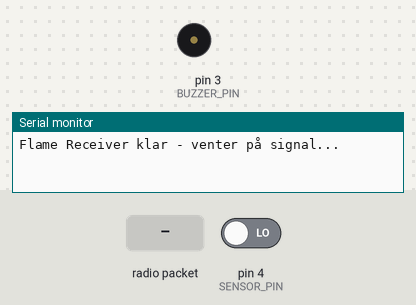
This sketch was run on a simulated Arduino Uno, built with avr-gcc and run on an emulated ATmega328P. Parts: buzzer (waves = sounding), the last lines printed to the serial monitor. Inputs (shaded band) come from the test bench; at power-on: pin 4 (SENSOR_PIN) LOW. No radio packets arrive unless stated.

Above: at 1.8 s.
1.9 s: radio packet "1" arrives
3.8 s: pin 4 (SENSOR_PIN) driven HIGH
At 4.2 s:
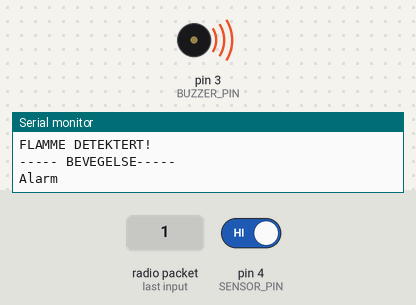
Timing chart, 0 to 12.8 s (numbered marks = the images above; inputs shaded):
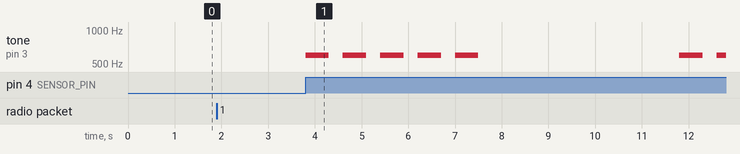

The sketch:

BevegelsesSensorModul.ino
```cpp
//Kode for bevegelses Sensor modul.
//Bevegelses Sensor modulen har 3 essensielle komponenter. 1. HC-SR505 PIR bevegelses sensor. 2. piezo høytaler. 3. NRF24L01 reciver/transmitter.
//Når jeg bruker ordet NRF i koden referer jeg til modulen som brukes for å mota signaler. (radio).
//koden fungerer med at arduinoen står å lytter etter signaler. i perioder hvor ingen signal motas gjør ikke arduinoen noe annet en å sjekke etter signaler.
//Når arduinoen mottar ett signal via NRF modulen (radio) tolker arduinoen dette som at den andre modulen ser en flamme (flamme = true).
//sålenge flamme = true (motar signaler) vil arduinoen ha "aktivert" bevegelses sensoren.
//hvis bevegelses sensoren registrerer bevegelser vil piezo høytaleren slå alarm.
//Når arduinoen slutter å mota signal/signaer, vil flamme settes til false og arduinoen slutter å se etter bevegelse.
//NB alle kommentarene som starter med "*" har som formål å hjelpe koderen når man tester og justerer koden. Disse kan kommenteres ut eller fjernes om ønskelig.


#include <SPI.h> //legger til bibliotek som tillater meg og bruke NRF senderen og dens metoder.
#include <RF24.h>
#include <nRF24L01.h>


long nesteSjekk; //nesteSjekk, bufferMills og nesteTom er tre variabler som jeg skal bruke sammens med millis() for å velge når jeg ønsker å gjøre diverse.
long  nesteTom;
long bufferMillis;
bool flamme = false;   //en bool for å se om flamme er true eller false.
int SENSOR_PIN = 4;   //lager en variael som heter SENSOR_PIN som refererer til bevegelses sensoren. sensoren er koblet til port/pin 4.
   //jeg gjør detet for at det blir lettere å bruke bevegelses senosren i koden og det blir mere lesbart.
int BUZZER_PIN = 3;   //jeg bruker samme prinsipp for BUZZER_PIN, denne refererer til piezoen (høytaleren). Denne er koblet til port/pin 3


RF24 radio(9, 10); // deklarerer NRF senderen som radio og kobler CE og CSN pins til pin 9 og 10.
const byte addr[6] = "00001";  // lager adressen til "kanalen" jeg øsnker å mota på. i dette tilfelle "00001". samme som flammesensoren i den ander koden.

void setup() {
  //setup for bevegelses sensor og piezo.
  Serial.begin(9600);
  pinMode(SENSOR_PIN, INPUT);   //setter sensoren til å ta input, siden jeg vil registrere når det er bevegelse.
  pinMode(BUZZER_PIN, OUTPUT);   // setter BUZZER_PIN til output. siden jeg ønsker å "sende" lyd ut av piezoen. (output).
  noTone(BUZZER_PIN);    //setter piezoen til noTone for at den ikke skal lage lyd.

  bufferMillis = millis();  //millis() gir anntal millisekunder siden arduinoen ble slått på.
  nesteSjekk = millis();   //setter bufferMillis, nesteTom og nesteSjekk lik millis() i det arduinoen starter
  nesteTom = millis();   //(skulle være nesteTøm men ø blir kompilerings feil)


    //setter opp NRF sender/motaker.
  radio.begin();   // setter opp radio og tillater meg å kalle på andre radio funskjoner.
  radio.openReadingPipe(0, addr);  // setter opp NRF til å motta signal. 0 står for hvilken pipe jeg ønsker å bruke for mottakelse av signal. addr er adressen
  radio.setPALevel(RF24_PA_MIN);  //senderstyrke settes til det laveste for å spare strøm.
  radio.startListening();   //NRF sender/mottaker settes til å lytte etter signaler.

  Serial.println("Flame Receiver klar - venter på signal..."); //*printer melding til hjelp når jobber med koden.
}


void loop() {

  if(flamme == true && millis() > nesteSjekk && bevegelse()){   //denne linjen sjekker om 3 ting er sant/true (statements).
    //sjekken starter med å sjekke om variabelen flamme er true. hvis sann så ->
    //-> sjekk om millis() er større en nesteSjekk (forklaring linje 65), hvis sann så->
    //-> sjekk om bevegelse() er true. metoden bevegelse() returnerer true hvis bevegelses sensoren registrerer bevegelse.
    //hvis alle disse stemmer går vi inn i denne kodeblokken.
    //det vil si at nå er det flamme tent, millis() er større en NesteSjekk og noen beveger seg forran sensoren.

    alarm(); //kaller på alarm metoden, som får piesoen til "slå alarm".
    nesteSjekk = millis() + 4000; //denne setter nestesjekk sin verdi til og være millis() + 4 sekunder.
    //i dette øyeblikket er nesteSjekk 4 sekunder mere en millis(). det vil nå ta 4 sekunder i den virkelige verden før millis() er større en nestesjekk.
    //formålet med nestesjekk er å unngå at man skal kalle på alarm kontinuerlig når det er noe bevegelse forran sesnsoer.
    //derfor bruker man nesteSjekk i if statmenten, slik at alarm() metoden bare kalles på i et intervall på minst 4 sekunder.
  }


  if (millis() > bufferMillis && radio.available()) { //denne sjekker om radio.availeble() er true. og at man ikke er i stadiet hvor man nettopp har tømmt køen.
          //forklarer bufferMillis mekanismen lenger ned i koden (linje 87).
          //radio.available() metoden sjekker om det er noen signlaer som er sendt til NRF motakeren på arduinoen, hvis det er noen vil den returnere true.
          //vi vet at hvis det er sendt et signal til denne aruinoen betyr det at ett lys er tent.
    flamme = true; //setter variabelen flamme til true.
    Serial.println("FLAMME DETEKTERT! "); //* printer til monitoren, dette brukes for feilsøking og oversikt under kjøring (for koderen).
  }else if(millis() > bufferMillis){
    flamme = false;} //hvis radio.available() ikke har motatt noen signaler og man ikke venter på bufferMillis (linje 87 forklaring) setter vi flamme til false.

  if(millis() > nesteTom){ //her bruker vi samme prinsipp som med nesteSjekk.
      radio.flush_rx();//radio.flush_rx() gjør at vi nulstiller køen til radioen. hvis det står mange "signaler" i kø i radioen blir disse nullstilt.
      //Formålet med denne er og sjekke om lyset er blitt slukket. siden vi nå fjerner eventuelle køer av signaler vil vi nå vente på ett nytt signal.
      //etter denne er kjørt vet vi at hvis radio.available() er sann har det nylig kommet et nytt signal, og flammen er fortsatt tent.
      //hvis denne kjører og radio.available() er false vet vi at vi ikke har fått et nytt signal og lyse vil da være slukket.

    bufferMillis = millis() + 1050;
    //formålet med bufferMills er at etter vi har tømmt radioen, gir vi NRF motakeren tid til å motta ett nytt signal hvis flammen fortsatt er tent.
    //1050 gjør at man har nåkk tid siden den andre sender signal med intervall på 1 sekund når lys er tent.
    nesteTom = millis() + 3000;//setter nesteTom til 3 sekunder mere en millis() intervall på å tømme køen er 3 sekunder.
  }

}


void alarm(){ //metode for at piezoen skal lage alarm lyd.
      Serial.println("Alarm"); //*skriver til monitor for å hjelpe koderen når man tester.
      for(int i = 0; i < 5; i++){ //dene blokken kjører 5 ganger (5 pip). denne kan man justre etter hvor mange "pip" man vil ha.
        tone(BUZZER_PIN, 600);  //tone() er innebygt i arduino . denne metoden sender "bølge" til BUZZER_PIN.
        //tallet 600 er frekvensen (hz) man øsnker at piezoen skal vibrere i. Dette vil da tilsvare hvilke tone man får. høyere tall = lysere tone.
        delay(500);  //jeg setter et delay på et halvt sekund. Dette vil gjøre at piezoen holder en konstant tone i et halvt sekund.
        noTone(BUZZER_PIN);  //når delayen er ferdig etter et halvt sekund setter jeg noTone(BUZZER_PIN) som gjør at piezoen ikke lager noe lyd.
        delay(300);  //jeg venter så i 0,3 sekunder hvor piesoen ikke lager lyd.

        //man kan justere delayene ettersom hvor raske man ønsker pipene skal være og relasjon mellom stille og pip.
      }
}


bool bevegelse(){ //Denne metoden returnerer true dersom bevegelses sensoren registrerer bevegelse.
  //bruker digitalRead(SENSOR_PIN) for å lese av om bevegelses sensoren er HIGH (bevegelse detectet) eller LOW (ingen bevegelse)
  if(digitalRead(SENSOR_PIN) == HIGH){//*hvis sensoren regisrerer bevegelse skriver jeg ut en melding til proggrammereren. brukes for debugging og oversikt.
    Serial.println("----- BEVEGELSE-----"); //*
  }
  return digitalRead(SENSOR_PIN) == HIGH; //Hvis bevegelses sensoren har registrerer bevegelse vil denne returnere true.
}
```

Measured:
- after the input at 3.8 s, tone on pin 3 (BUZZER_PIN): goes 4 × (600 Hz 0.50 s, silent 0.30 s), 600 Hz 0.50 s, silent 4.3 s, 600 Hz 0.50 s, silent 0.30 s, then 600 Hz, starting at once
